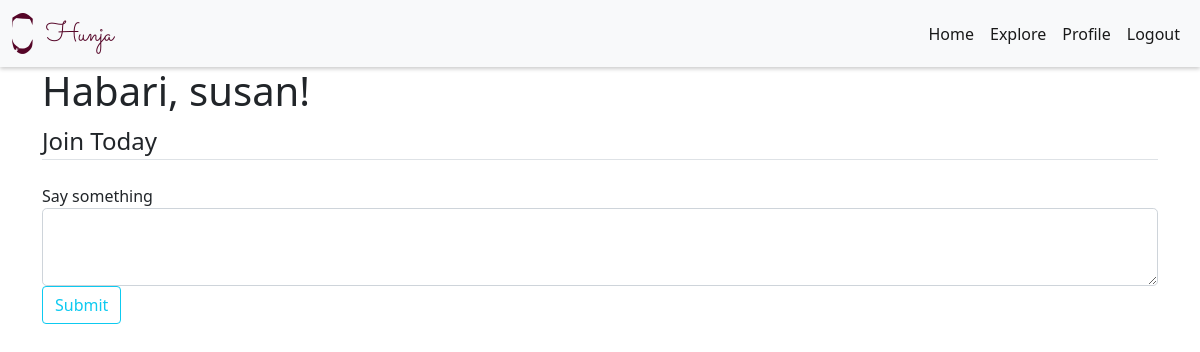
The page /index (signed in) on the database as committed earlier.
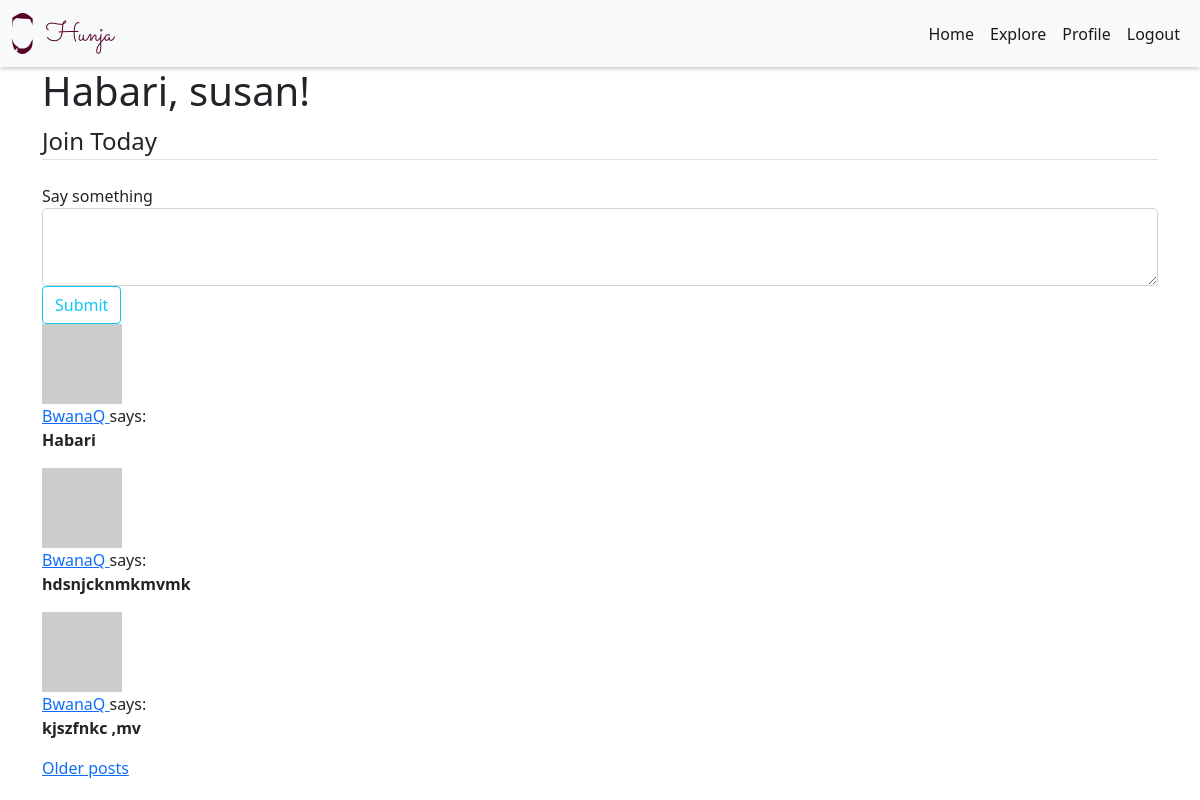
The same page on the database as committed later.
### app/models.py (models this page shows, shortened)
class User(UserMixin, db.Model):
    id = db.Column(db.Integer, primary_key=True)
    username = db.Column(db.String(64), index=True, unique=True)
    email = db.Column(db.String(120), index=True, unique=True)
    password_hash = db.Column(db.String(128))
    posts = db.relationship('Post', backref='author', lazy='dynamic')
    about_me = db.Column(db.String(140))
    last_seen = db.Column(db.DateTime, default=datetime.utcnow)
    followed = db.relationship(
        'User', secondary=followers,
        primaryjoin=(followers.c.follower_id == id),
        secondaryjoin=(followers.c.followed_id == id),
        backref=db.backref('followers', lazy='dynamic'), lazy='dynamic')
    def avatar(self, size):
        digest = md5(self.email.lower().encode('utf-8')).hexdigest()
        return 'https://www.gravatar.com/avatar/{}?d=identicon&s={}'.format(
            digest, size)
    def followed_posts(self):
        followed = Post.query.join(
            followers, (followers.c.followed_id == Post.user_id)).filter(
                followers.c.follower_id == self.id)
        own = Post.query.filter_by(user_id=self.id)
        return followed.union(own).order_by(Post.timestamp.desc())

class Post(db.Model):
    id = db.Column(db.Integer, primary_key=True)
    body = db.Column(db.String(140))
    timestamp = db.Column(db.DateTime, index=True, default=datetime.utcnow)
    user_id = db.Column(db.Integer, db.ForeignKey('user.id'))

### app/main/routes.py (the view)
@bp.route('/', methods=['GET', 'POST'])
@bp.route('/index', methods=['GET', 'POST'])
@login_required
def index():
    form = PostForm()
    if form.validate_on_submit():
        post = Post(body=form.post.data, author=current_user)
        db.session.add(post)
        db.session.commit()
        flash(_('Your post is now live!'))
        return redirect(url_for('main.index'))
    page = request.args.get('page', 1, type=int)
    posts = current_user.followed_posts().paginate(
        page, current_app.config['POSTS_PER_PAGE'], False)
    next_url = url_for('main.index', page=posts.next_num) \
        if posts.has_next else None
    prev_url = url_for('main.index', page=posts.prev_num) \
        if posts.has_prev else None
    return render_template('index.html', title=('Home'), form=form,
                           posts=posts.items, next_url=next_url,
                           prev_url=prev_url)

### app/main/forms.py
class PostForm(FlaskForm):
    post = TextAreaField(('Say something'), validators=[DataRequired()])
    submit = SubmitField(('Submit'))

### app/main/routes.py (called while the page is built)
@bp.before_app_request
def before_request():
    if current_user.is_authenticated:
        current_user.last_seen = datetime.utcnow()
        db.session.commit()

### app/models.py (called while the page is built)
@login.user_loader
def load_user(id):
    return User.query.get(int(id))

### app/templates/index.html (shortened to what this page needs)
{% extends 'base.html' %} {%block content%}
<h1>Habari, {{ current_user.username }}!</h1>
{%if form%}
<form method="POST" action="">
  <fieldset class="form-group">
    <legend class="border-bottom mb-4">Join Today</legend>
    <div class="form-group">
      {{ form.post.label(class="form-control-label") }} {{
      form.post(class="form-control form-control-lg") }}
    </div>
    <div class="form-group">
      {{ form.submit (class = "btn btn-outline-info") }}
    </div>
  </fieldset>
</form>
{% endif %} {% for post in posts %} {% include "_posts.html" %} {% endfor %}  {% if next_url %}
<a href="{{ next_url }}">Older posts</a>
{% endif %} {%endblock content%}

### app/templates/base.html (shortened to what this page needs)
<!DOCTYPE html>
<html lang="en">
  <head>
    <link
      href="https://cdn.jsdelivr.net/npm/bootstrap@5.0.0-beta2/dist/css/bootstrap.min.css"
      rel="stylesheet"
    />
    <link
      rel="stylesheet"
      href="{{url_for('static', filename='css/main.css')}}"
    />
  </head>
  <body>
    <nav class="navbar navbar-expand-lg navbar-light bg-light">
      <div class="container-fluid">
        <a class="navbar-brand" href="/"
          ><img src="{{url_for('static', filename='img/logo.png')}}"
        /></a>
        <div class="collapse navbar-collapse" id="navbarSupportedContent">
          <ul class="navbar-nav ms-auto mb-2 mb-lg-0">
            <li class="nav-item">
              <a
                class="nav-link active"
                aria-current="page"
                href="{{ url_for('main.index') }}"
                >Home</a
              >
            </li>
            <li class="nav-item">
              <a
                class="nav-link active"
                aria-current="page"
                href="{{ url_for('main.explore') }}"
                >Explore</a
              >
            </li>
            {% if current_user.is_anonymous %}
            <li class="nav-item">
              <a
                class="nav-link active"
                aria-current="page"
                href="{{ url_for('auth.login') }}"
                >Login</a
              >
            </li>
            <li class="nav-item">
              <a
                class="nav-link active"
                aria-current="page"
                href="{{ url_for('auth.register') }}"
                >Register</a
              >
            </li>
            {% else %}
            <li class="nav-item">
              <a
                class="nav-link active"
                aria-current="page"
                href="{{ url_for('main.user', username=current_user.username) }}"
                >Profile</a
              >
            </li>
            <li class="nav-item">
              <a
                class="nav-link active"
                aria-current="page"
                href="{{ url_for('auth.logout') }}"
                >Logout</a
              >
            </li>
            {% endif %}
          </ul>
        </div>
      </div>
    </nav>
    <div class="container">
       {%block content%} {%endblock%}
    </div>
  </body>
</html>

### app/templates/_posts.html
<div>
  <div>
    <img src="{{ post.author.avatar(36) }}" />
  </div>
  <p>
    <a href="{{ url_for('main.user', username=post.author.username) }}">
      {{ post.author.username }}
    </a>
    says:
    <br />
    <b> {{ post.body }} </b>
  </p>
</div>

### app/static/css/main.css (style rules this page uses)
nav { box-shadow: 0 2px 4px 0 rgba(0, 0, 0, 0.2); }

Rows that differ between the two databases and show on the page:
added Post: author.username "BwanaQ", body "Habari"
added Post: author.username "BwanaQ", body "hdsnjcknmkmvmk"
added Post: author.username "BwanaQ", body "kjszfnkc ,mv"
Other text that changed with them:
text now shown: "Older posts"
